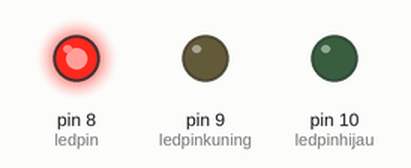
Bench run of a program on a simulated Arduino Uno, built with avr-gcc and run on an emulated ATmega328P. Parts: output pins drawn as LEDs (lit = HIGH).

Above: at 1.0 s.
At 3.0 s:
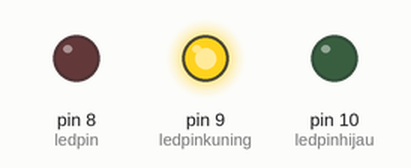
At 5.0 s:
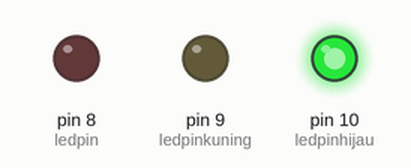
Timing chart, 0 to 7.8 s (numbered marks = the images above):
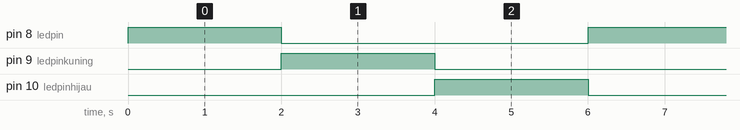

The program:

main.cpp
```cpp
#include <Arduino.h>

// Deklarasi pin LED
// Mendeklarasikan variabel konstanta integer unutuk menyimpan nomor pin LED
const int ledpin = 8;
const int ledpinkuning = 9;
const int ledpinhijau = 10;

void setup() {

  // Mengatur pin-pin yang dihubungkan ke LED sebagai output.
  // Hal ini berarti pin-pin tersebut dapat digunakan untuk mengendalikan LED.
pinMode(ledpin, OUTPUT);
pinMode(ledpinkuning, OUTPUT);
pinMode(ledpinhijau, OUTPUT);
}

void loop() {
  // LED Merah
  // Menyalakan LED Merah selama 2 detik, kemudian mematikannya
digitalWrite(ledpin, HIGH);
delay(2000);
digitalWrite(ledpin, LOW);

  //LED Kuning
  // Menyalakan LED Merah selama 2 detik, kemudian mematikannya

digitalWrite(ledpinkuning, HIGH);
delay(2000);
digitalWrite(ledpinkuning, LOW);

  // LED Hijau
  // Menyalakan LED Merah selama 2 detik, kemudian mematikannya

digitalWrite(ledpinhijau, HIGH);
delay(2000);
digitalWrite(ledpinhijau, LOW);

}
```

Measured:
- by itself, pin 8 (ledpin), pin 9 (ledpinkuning), pin 10 (ledpinhijau): alternates HIGH for 2.0 s and LOW for 4.0 s
- by itself, everything shown: repeats every 6.0 s, in 4 steps
